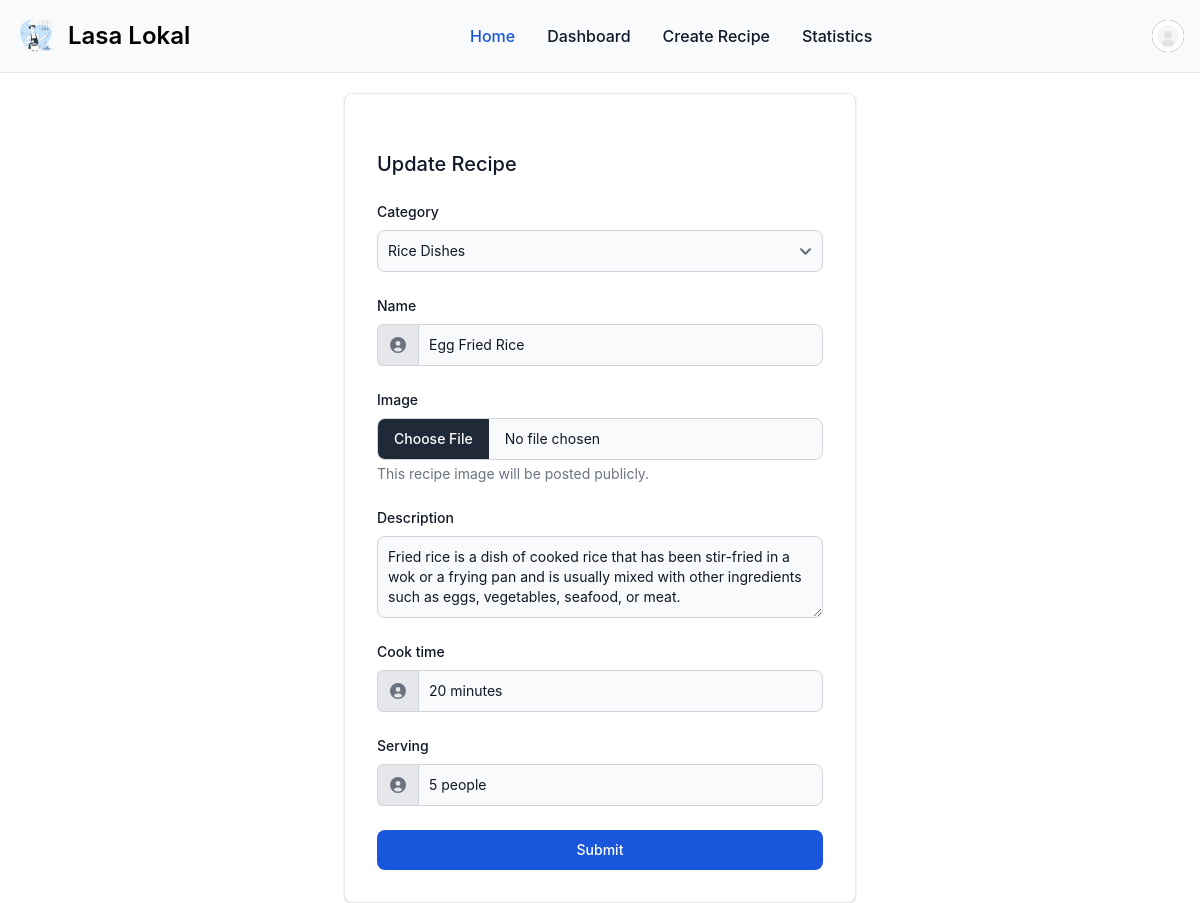
Screenshot of /recipe/update/6/ (signed in) with the database file from the repository.
### user_profile/models.py (models this page shows, shortened)
class Profile(models.Model):
    MALE = 'M'
    FEMALE = 'F'
    OTHERS = 'O'
    GENDER_CHOICES = [
        (MALE, 'Male'),
        (FEMALE, 'Female'),
        (OTHERS, 'Others'),
    ]
    user = models.OneToOneField(User, on_delete=models.CASCADE)
    image = models.ImageField(upload_to='profile_images', default='default_profile_image.jpg')
    gender = models.CharField(max_length = 20, choices = GENDER_CHOICES, default=OTHERS)

### recipe/models.py (models this page shows, shortened)
class Recipe(models.Model):
    category = models.ForeignKey(Category, on_delete=models.CASCADE, related_name="category")
    created_by = models.ForeignKey(User, on_delete=models.CASCADE, related_name="created_by")
    name = models.CharField(max_length=100)
    image = models.ImageField(upload_to='recipe_images', default='default_recipe_image.svg', blank=True, null=True)
    description = models.TextField()
    cook_time = models.CharField(max_length=100)
    serving = models.CharField(max_length=100)
    created_at = models.DateTimeField(auto_now_add=True)
    updated_at = models.DateTimeField(auto_now_add=True)

### recipe/views.py (the view)
# urls.py: path('update/<int:recipe_primary_key>/', views.update_recipe, name="update_recipe"),
@login_required
def update_recipe(request, recipe_primary_key):
    recipe = get_object_or_404(Recipe, pk=recipe_primary_key, created_by=request.user)
    if request.method == 'POST':
        form = RecipeForm(request.POST, request.FILES, instance=recipe)
        if form.is_valid():
            form.save()
            messages.success(request, "Recipe updated successfully.")
            return redirect('recipe:view_recipe_detail', recipe_primary_key=recipe_primary_key)
        else:
            messages.error(request, "Failed to update the recipe.")
    else:
        form = RecipeForm(instance=recipe)
    return render(request, 'recipe/form.html', {
        'title': "Update Recipe",
        'form': form,
        'recipe': recipe
    })

### recipe/forms.py
class RecipeForm(forms.ModelForm):
    class Meta:
        model = Recipe
        fields = ('category', 'name', 'image', 'description', 'cook_time', 'serving')
        widgets = {
            'category': forms.Select(attrs={
                'class': SELECT_AREA,
            }),
            'name': forms.TextInput(attrs={
                'class': INPUT_CLASSES,
            }),
            'image': forms.FileInput(attrs={
                'class': FOR_IMAGE,
            }),
            'description': forms.Textarea(attrs={
                'class': TEXT_AREA,
                'placeholder': "Enter Description...",
                'rows': '3',
            }),
            'cook_time': forms.TextInput(attrs={
                'class': INPUT_CLASSES,
                'placeholder': 'Enter cooking time'
            }),
            'serving': forms.TextInput(attrs={
                'class': INPUT_CLASSES,
                'placeholder': 'Enter how many people it can serve'
            }),
        }

### recipe/models.py (called while the page is built)
    def __str__(self):
        return self.name

### recipe/templates/recipe/form.html (shortened to what this page needs)
{% extends 'main/base.html' %}
{% block content %}
<section class="flex justify-center mt-5">
    <div class="w-full max-w-lg p-6 bg-white border border-gray-200 rounded-lg shadow sm:p-6 md:p-8 dark:bg-gray-800 dark:border-gray-700">
        <form class="space-y-6" action="." method="post" enctype="multipart/form-data">
            <h5 class="text-xl font-medium text-gray-900 dark:text-white">{{ title }}</h5>
                {% for field in form %}
                {% if field.name == 'category' %}
                    <div class="my-2">
                        <label for="{{ field.id_for_label }}" class="block mb-2 text-sm font-medium text-gray-900 dark:text-white">{{ field.label }}</label>
                        {{ field }}
                    </div>
                {% endif %}
                {% if field.name  == 'name' %}
                    <div class="my-2">
                        <label for="{{ field.id_for_label }}" class="block mb-2 text-sm font-medium text-gray-900 dark:text-white">{{ field.label }}</label>
                        <div class="flex">
                            <span class="inline-flex items-center px-3 text-sm text-gray-900 bg-gray-200 border border-e-0 border-gray-300 rounded-s-md dark:bg-gray-600 dark:text-gray-400 dark:border-gray-600">
                            </span>
                            {{ field }}
                        </div>
                    </div>
                {% endif %}
                {% if field.name  == 'image' %}
                    <div class="my-2">
                        <label class="block mb-2 text-sm font-medium text-gray-900 dark:text-white" for="{{ field.id_for_label }}">{{ field.label }}</label>
                        {{ field }}
                        <div class="mt-1 text-sm text-gray-500 dark:text-gray-300" id="user_avatar_help">This recipe image will be posted publicly.</div>
                    </div>
                {% endif %}
                {% if field.name  == 'description' %}
                    <div class="my-2">
                        <label for="{{ field.id_for_label }}" class="block mb-2 text-sm font-medium text-gray-900 dark:text-white">{{ field.label }}</label>
                        {{ field }}
                    </div>
                {% endif %}
                {% if field.name  == 'cook_time' %}
                    <div class="my-2">
                        <label for="{{ field.id_for_label }}" class="block mb-2 text-sm font-medium text-gray-900 dark:text-white">{{ field.label }}</label>
                        <div class="flex">
                            <span class="inline-flex items-center px-3 text-sm text-gray-900 bg-gray-200 border border-e-0 border-gray-300 rounded-s-md dark:bg-gray-600 dark:text-gray-400 dark:border-gray-600">
                            </span>
                            {{ field }}
                        </div>
                    </div>
                {% endif %}
                {% if field.name  == 'serving' %}
                    <div class="my-2">
                        <label for="{{ field.id_for_label }}" class="block mb-2 text-sm font-medium text-gray-900 dark:text-white">{{ field.label }}</label>
                        <div class="flex">
                            <span class="inline-flex items-center px-3 text-sm text-gray-900 bg-gray-200 border border-e-0 border-gray-300 rounded-s-md dark:bg-gray-600 dark:text-gray-400 dark:border-gray-600">
                            </span>
                            {{ field }}
                        </div>
                    </div>
                {% endif %}
            {% endfor %}
            <button type="submit" class="w-full text-white bg-blue-700 hover:bg-blue-800 focus:ring-4 focus:outline-none focus:ring-blue-300 font-medium rounded-lg text-sm px-5 py-2.5 text-center dark:bg-blue-600 dark:hover:bg-blue-700 dark:focus:ring-blue-800">Submit</button>
        </form>
    </div>
</section>
{% endblock %}

### main/templates/main/base.html (shortened to what this page needs)
{% load static %}
<!DOCTYPE html>
<html lang="en">
<head>
    <link href="https://cdn.jsdelivr.net/npm/flowbite@2.5.2/dist/flowbite.min.css" rel="stylesheet" />
</head>
<body>
    {% if request.user.is_authenticated %}
      <nav class="border-gray-200 bg-gray-50 dark:bg-gray-800 dark:border-gray-700">
        <div class="max-w-screen-xl flex flex-wrap items-center justify-between mx-auto p-4">
        <a href="{% url 'recipe:view_recipes' %}" class="flex items-center space-x-3 rtl:space-x-reverse">
            <img src="{% static 'logo.svg' %}" class="h-10" alt="wstIcon Logo" />
            <span class="self-center text-2xl font-semibold whitespace-nowrap dark:text-white">Lasa Lokal</span>
        </a>
        <div class="flex items-center md:order-2 space-x-3 md:space-x-0 rtl:space-x-reverse">
            <button type="button" class="flex text-sm bg-gray-800 rounded-full md:me-0 focus:ring-4 focus:ring-gray-300 dark:focus:ring-gray-600" id="user-menu-button" aria-expanded="false" data-dropdown-toggle="user-dropdown" data-dropdown-placement="bottom">
              <img class="w-8 h-8 rounded-full" src="{{ request.user.profile.image.url }}" alt="{{ request.user.first_name }} {{ request.user.last_name }} photo">
            </button>
        </div>
        <div class="items-center justify-between hidden w-full md:flex md:w-auto md:order-1" id="navbar-user">
          <ul class="flex flex-col font-medium mt-4 rounded-lg bg-gray-50 md:space-x-8 rtl:space-x-reverse md:flex-row md:mt-0 md:border-0 md:bg-transparent dark:bg-gray-800 md:dark:bg-transparent dark:border-gray-700">
            <li>
              <a href="{% url 'recipe:view_recipes' %}" class="block py-2 px-3 md:p-0 text-white bg-blue-700 rounded md:bg-transparent md:text-blue-700 md:dark:text-blue-500 dark:bg-blue-600 md:dark:bg-transparent" aria-current="page">Home</a>
            </li>
            <li>
              <a href="{% url 'recipe:view_user_recipes' %}" class="block py-2 px-3 md:p-0 text-gray-900 rounded hover:bg-gray-100 md:hover:bg-transparent md:border-0 md:hover:text-blue-700 dark:text-white md:dark:hover:text-blue-500 dark:hover:bg-gray-700 dark:hover:text-white md:dark:hover:bg-transparent">Dashboard</a>
            </li>
            <li>
              <a href="{% url 'recipe:create_recipe' %}" class="block py-2 px-3 md:p-0 text-gray-900 rounded hover:bg-gray-100 md:hover:bg-transparent md:border-0 md:hover:text-blue-700 dark:text-white md:dark:hover:text-blue-500 dark:hover:bg-gray-700 dark:hover:text-white md:dark:hover:bg-transparent">Create Recipe</a>
            </li>
            <li>
              <a href="{% url 'recipe:category_stats' %}" class="block py-2 px-3 md:p-0 text-gray-900 rounded hover:bg-gray-100 md:hover:bg-transparent md:border-0 md:hover:text-blue-700 dark:text-white md:dark:hover:text-blue-500 dark:hover:bg-gray-700 dark:hover:text-white md:dark:hover:bg-transparent">Statistics</a>
            </li>
          </ul>
        </div>
        </div>
      </nav>
      <div class="w-full border-b border-gray-200 dark:border-gray-700"></div>
      {% endif %}
      {% block content %}
      {% endblock %}
</body>
</html>

### rows the page displays
Recipe: form "Rice Dishes", form "Egg Fried Rice", form "Fried rice is a dish of cooked rice that has been stir-fried in a wok or a frying pan and is usually mixed with other ingredients such as eggs, vegetables, seafood, or meat.", form "20 minutes", form "5 people"

### other values shown
{{ title }} "Update Recipe"
{{ field.label }} "Category"
{{ field.label }} "Name"
{{ field.label }} "Image"
{{ field.label }} "Description"
{{ field.label }} "Cook time"
{{ field.label }} "Serving"
